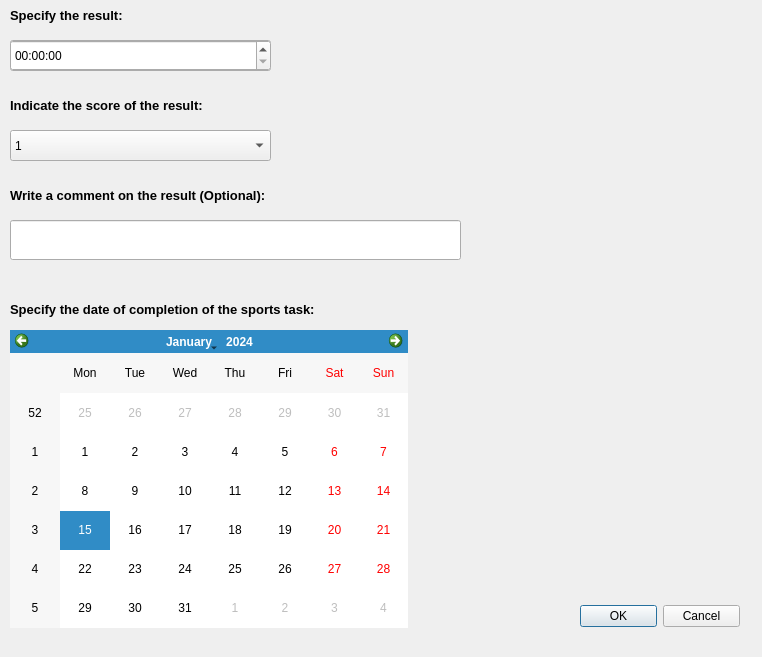
<?xml version="1.0" encoding="UTF-8"?>
<ui version="4.0">
 <class>adding_entry</class>
 <widget class="QDialog" name="adding_entry">
  <property name="geometry">
   <rect>
    <x>0</x>
    <y>0</y>
    <width>762</width>
    <height>657</height>
   </rect>
  </property>
  <property name="windowTitle">
   <string>Adding an entry</string>
  </property>
  <widget class="QLabel" name="lbl_indicate_result">
   <property name="geometry">
    <rect>
     <x>10</x>
     <y>0</y>
     <width>161</width>
     <height>31</height>
    </rect>
   </property>
   <property name="text">
    <string>&lt;html&gt;&lt;head/&gt;&lt;body&gt;&lt;p&gt;&lt;span style=&quot; font-size:10pt; font-weight:600;&quot;&gt;Specify the result:&lt;/span&gt;&lt;/p&gt;&lt;/body&gt;&lt;/html&gt;</string>
   </property>
  </widget>
  <widget class="QLineEdit" name="LE_result_in_form_int">
   <property name="geometry">
    <rect>
     <x>10</x>
     <y>40</y>
     <width>261</width>
     <height>31</height>
    </rect>
   </property>
  </widget>
  <widget class="QTimeEdit" name="TE_result_in_form_time">
   <property name="geometry">
    <rect>
     <x>10</x>
     <y>40</y>
     <width>261</width>
     <height>31</height>
    </rect>
   </property>
   <property name="displayFormat">
    <string>hh:mm:ss</string>
   </property>
  </widget>
  <widget class="QLabel" name="lbl_indicate_mark">
   <property name="geometry">
    <rect>
     <x>10</x>
     <y>90</y>
     <width>281</width>
     <height>31</height>
    </rect>
   </property>
   <property name="text">
    <string>&lt;html&gt;&lt;head/&gt;&lt;body&gt;&lt;p&gt;&lt;span style=&quot; font-size:10pt; font-weight:600;&quot;&gt;Indicate the score of the result:&lt;/span&gt;&lt;/p&gt;&lt;/body&gt;&lt;/html&gt;</string>
   </property>
  </widget>
  <widget class="QComboBox" name="CB_marks">
   <property name="geometry">
    <rect>
     <x>10</x>
     <y>130</y>
     <width>261</width>
     <height>31</height>
    </rect>
   </property>
   <item>
    <property name="text">
     <string>1</string>
    </property>
   </item>
   <item>
    <property name="text">
     <string>2</string>
    </property>
   </item>
   <item>
    <property name="text">
     <string>3</string>
    </property>
   </item>
   <item>
    <property name="text">
     <string>4</string>
    </property>
   </item>
   <item>
    <property name="text">
     <string>5</string>
    </property>
   </item>
  </widget>
  <widget class="QLabel" name="lbl_indicate_comment">
   <property name="geometry">
    <rect>
     <x>10</x>
     <y>180</y>
     <width>371</width>
     <height>31</height>
    </rect>
   </property>
   <property name="text">
    <string>&lt;html&gt;&lt;head/&gt;&lt;body&gt;&lt;p&gt;&lt;span style=&quot; font-size:10pt; font-weight:600;&quot;&gt;Write a comment on the result (Optional):&lt;/span&gt;&lt;/p&gt;&lt;/body&gt;&lt;/html&gt;</string>
   </property>
  </widget>
  <widget class="QLineEdit" name="LE_comment">
   <property name="geometry">
    <rect>
     <x>10</x>
     <y>220</y>
     <width>451</width>
     <height>40</height>
    </rect>
   </property>
  </widget>
  <widget class="QLabel" name="lbl_indicate_date">
   <property name="geometry">
    <rect>
     <x>10</x>
     <y>295</y>
     <width>431</width>
     <height>30</height>
    </rect>
   </property>
   <property name="text">
    <string>&lt;html&gt;&lt;head/&gt;&lt;body&gt;&lt;p&gt;&lt;span style=&quot; font-size:10pt; font-weight:600;&quot;&gt;Specify the date of completion of the sports task:&lt;/span&gt;&lt;/p&gt;&lt;/body&gt;&lt;/html&gt;</string>
   </property>
  </widget>
  <widget class="QDialogButtonBox" name="adding_achievement_dialog_btns">
   <property name="geometry">
    <rect>
     <x>580</x>
     <y>600</y>
     <width>160</width>
     <height>32</height>
    </rect>
   </property>
   <property name="orientation">
    <enum>Qt::Horizontal</enum>
   </property>
   <property name="standardButtons">
    <set>QDialogButtonBox::Cancel|QDialogButtonBox::Ok</set>
   </property>
  </widget>
  <widget class="QCalendarWidget" name="calendarWidget">
   <property name="geometry">
    <rect>
     <x>10</x>
     <y>330</y>
     <width>398</width>
     <height>298</height>
    </rect>
   </property>
  </widget>
 </widget>
 <resources/>
 <connections/>
</ui>
